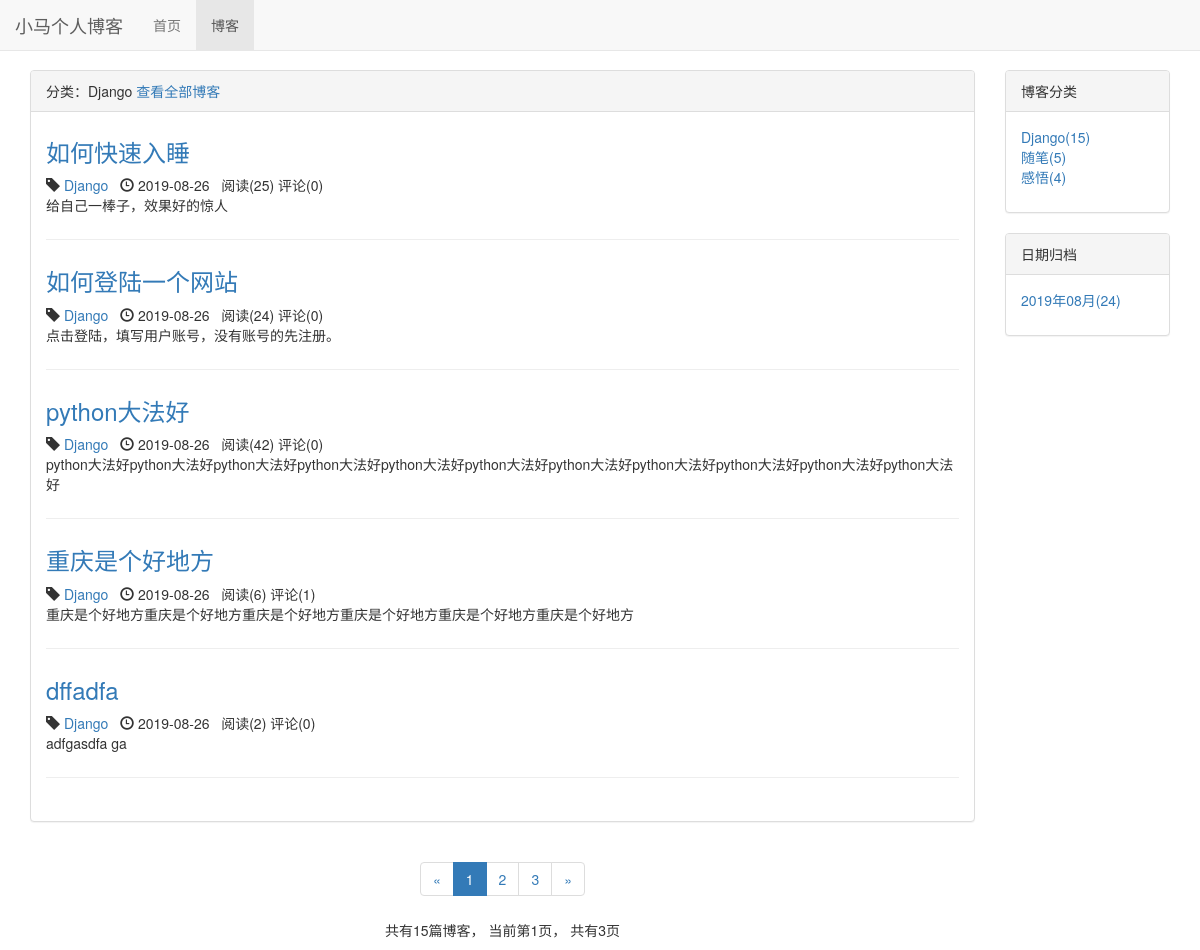
The page /blog/type/1 on the database its author committed.
### blog/models.py (models this page shows, shortened)
class BlogType(models.Model):
    type_name = models.CharField(max_length=15)
    def __str__(self):
        return self.type_name

class Blog(models.Model, ReadNumExpandMethod):
    title = models.CharField(max_length=50)
    blog_type = models.ForeignKey(BlogType, on_delete=models.CASCADE)
    content = RichTextUploadingField()
    author = models.ForeignKey(User, on_delete=models.CASCADE)
    read_details = GenericRelation(ReadDetail)
    created_time = models.DateTimeField(auto_now_add=True)
    last_updated_time = models.DateTimeField(auto_now=True)
    class Meta:
        ordering = ["-created_time"]

### read_statistics/models.py (models this page shows)
class ReadNum(models.Model):
    read_num = models.IntegerField(default=0)
    content_type = models.ForeignKey(ContentType, on_delete=models.CASCADE)
    object_id = models.PositiveIntegerField()
    content_object = GenericForeignKey('content_type', 'object_id')

### blog/views.py (the view)
# urls.py: path('type/<int:blog_type_pk>', views.blogs_with_type, name='blogs_with_type'),
def blogs_with_type(request, blog_type_pk):
    blogs_type = get_object_or_404(BlogType, pk=blog_type_pk)
    blogs_all_list = Blog.objects.filter(blog_type=blogs_type)
    context = get_blog_list_common_data(request, blogs_all_list)
    context['blog_type'] = blogs_type
    return render(request, 'blogs_with_type.html', context)

### comment/templatetags/comment_tags.py (called while the page is built)
@register.simple_tag
def get_comment_count(obj):
    content_type = ContentType.objects.get_for_model(obj)
    return Comment.objects.filter(content_type=content_type, object_id=obj.pk).count()

### read_statistics/models.py (called while the page is built)
    def get_read_num(self):
        try:
            ct = ContentType.objects.get_for_model(self)
            readnum = ReadNum.objects.get(content_type=ct, object_id=self.pk)
            return readnum.read_num
        except exceptions.ObjectDoesNotExist:
            return 0

### blog/templates/blogs_with_type.html (shortened to what this page needs)
{% extends 'blog_list.html' %}
{% block blog_list_title %}
    分类：{{ blog_type.type_name }}
    <a href="{% url 'blog_list' %}">查看全部博客</a>
{% endblock %}

### blog/templates/blog_list.html (shortened to what this page needs)
{% extends 'base.html' %}
{% load staticfiles %}
{% load comment_tags %}
{% block header_extends %}
    <link rel="stylesheet" type="text/css" href="{% static 'blog.css' %}">
{% endblock %}
{% block nav_blog_active %}
    active
{% endblock %}
{% block content %}
    <div class="container">
        <div class="row">
            <div class="col-xs-12 col-sm-8 col-md-9 col-lg-10">
                <div class="panel panel-default">
                    <div class="panel-heading">{% block blog_list_title %}博客列表{% endblock %}</div>
                    <div class="panel-body">
                        {% for blog in page_of_blogs.object_list %}
                            <div class="blog">
                                <h3><a href="{% url 'blog_detail' blog.pk %}">
                                    {{ blog.title }}</a></h3>
                                <p class="blog-info">
                                    <span class="glyphicon glyphicon-tag"></span>
                                    <a href="{% url 'blogs_with_type' blog.blog_type.pk %}">
                                        {{ blog.blog_type }}</a>&nbsp;&nbsp;
                                    <span class="glyphicon glyphicon-time"></span>
                                    {{ blog.created_time |date:"Y-m-d" }}&nbsp;&nbsp;
                                    阅读({{ blog.get_read_num }})
                                    评论({% get_comment_count blog %})
                                </p>
                                <p>{{ blog.content | striptags | truncatechars:100 }}</p>
                            </div>
                        {% empty %}
                            <div class="blog">
                                <h3>暂无博客</h3>
                            </div>
                        {% endfor %}
                    </div>
                </div>
                <div class="paginator">
                    <ul class="pagination">
                        <li>
                            {% if page_of_blogs.has_previous %}
                                <a href="?page={{ page_of_blogs.previous_page_number }}" aria-label="Previous">
                                    <span aria-hidden="true">&laquo;</span>
                                </a>
                            {% else %}
                                <span aria-hidden="true">&laquo;</span>
                            {% endif %}
                        </li>
                        {% for page_num in page_range %}
                            {% if page_num == page_of_blogs.number %}
                                <li class="active"><span>{{ page_num }}</span></li>
                            {% else %}
                                {% if page_num == "..." %}
                                    <li><span>{{ page_num }}</span></li>
                                {% else %}
                                    <li><a href="?page={{ page_num }}">{{ page_num }}</a></li>
                                {% endif %}
                            {% endif %}
                        {% endfor %}
                        <li>
                            {% if page_of_blogs.has_next %}
                                <a href="?page={{ page_of_blogs.next_page_number }}" aria-label="Next">
                                    <span aria-hidden="true">&raquo;</span>
                                </a>
                            {% else %}
                                <span aria-hidden="true">&raquo;</span>
                            {% endif %}
                        </li>
                    </ul>
                    <p>共有{{ page_of_blogs.paginator.count }}篇博客，
                        当前第{{ page_of_blogs.number }}页，
                        共有{{ page_of_blogs.paginator.num_pages }}页</p>
                </div>
            </div>
            <div class="hidden-xs col-sm-4 col-md-3 col-lg-2">
                <div class="panel panel-default">
                    <div class="panel-heading">博客分类</div>
                    <div class="panel-body">
                        <ul class="blog-types">
                            {% for blog_type in blog_types %}
                                <li>
                                    <a href="{% url 'blogs_with_type' blog_type.pk %}">
                                        {{ blog_type.type_name }}({{ blog_type.blog_count }})
                                    </a>
                                </li>
                            {% empty %}
                                <li>暂无分类</li>
                            {% endfor %}
                        </ul>
                    </div>
                </div>
                <div class="panel panel-default">
                    <div class="panel-heading">日期归档</div>
                    <div class="panel-body">
                        <ul>
                            {% for blog_date, blog_count in blog_dates.items %}
                                <li><a href="{% url 'blogs_with_date' blog_date.year blog_date.month %}">
                                    {{ blog_date |date:"Y年m月" }}({{ blog_count }})</a></li>
                            {% endfor %}
                        </ul>
                    </div>
                </div>
            </div>
        </div>
    </div>
{% endblock %}

### static/base.css (style rules this page uses)
* { margin: 0; padding: 0; }
body { padding-top: 70px !important; }
ul { list-style-type: none; }

### static/blog.css (style rules this page uses)
.blog-types { list-style-type: none }
.blog { margin-bottom: 2em; padding-bottom: 1em; border-bottom: 1px solid #eeeeee; }
.blog h3 { margin-top: 0.5em; }
.blog p.blog-info { margin-bottom: 0; }
.paginator { text-align: center; }

### rows shown on the page
BlogType: type_name "Django", blog_count "15"
Blog: title "如何快速入睡", blog_type "Django", created_time "2019-08-26", get_read_num "25", id "0", content "给自己一棒子，效果好的惊人"
Blog: title "如何登陆一个网站", blog_type "Django", created_time "2019-08-26", get_read_num "24", id "0", content "点击登陆，填写用户账号，没有账号的先注册。"
Blog: title "python大法好", blog_type "Django", created_time "2019-08-26", get_read_num "42", id "0", content "python大法好python大法好python大法好python大法好python大法好python大法好python大法好python大法好python大法好python大法好python大法好"
Blog: title "重庆是个好地方", blog_type "Django", created_time "2019-08-26", get_read_num "6", id "1", content "重庆是个好地方重庆是个好地方重庆是个好地方重庆是个好地方重庆是个好地方重庆是个好地方"
Blog: title "dffadfa", blog_type "Django", created_time "2019-08-26", get_read_num "2", id "0", content "adfgasdfa ga"
BlogType: type_name "随笔", blog_count "5"
BlogType: type_name "感悟", blog_count "4"

### other values the page prints
{{ page_num }} "1"
{{ page_num }} "2" "3"
{{ page_of_blogs.paginator.count }} "15"
{{ page_of_blogs.number }} "1"
{{ page_of_blogs.paginator.num_pages }} "3"
{{ blog_date |date:"Y年m月" }} "2019年08月"
{{ blog_count }} "24"
